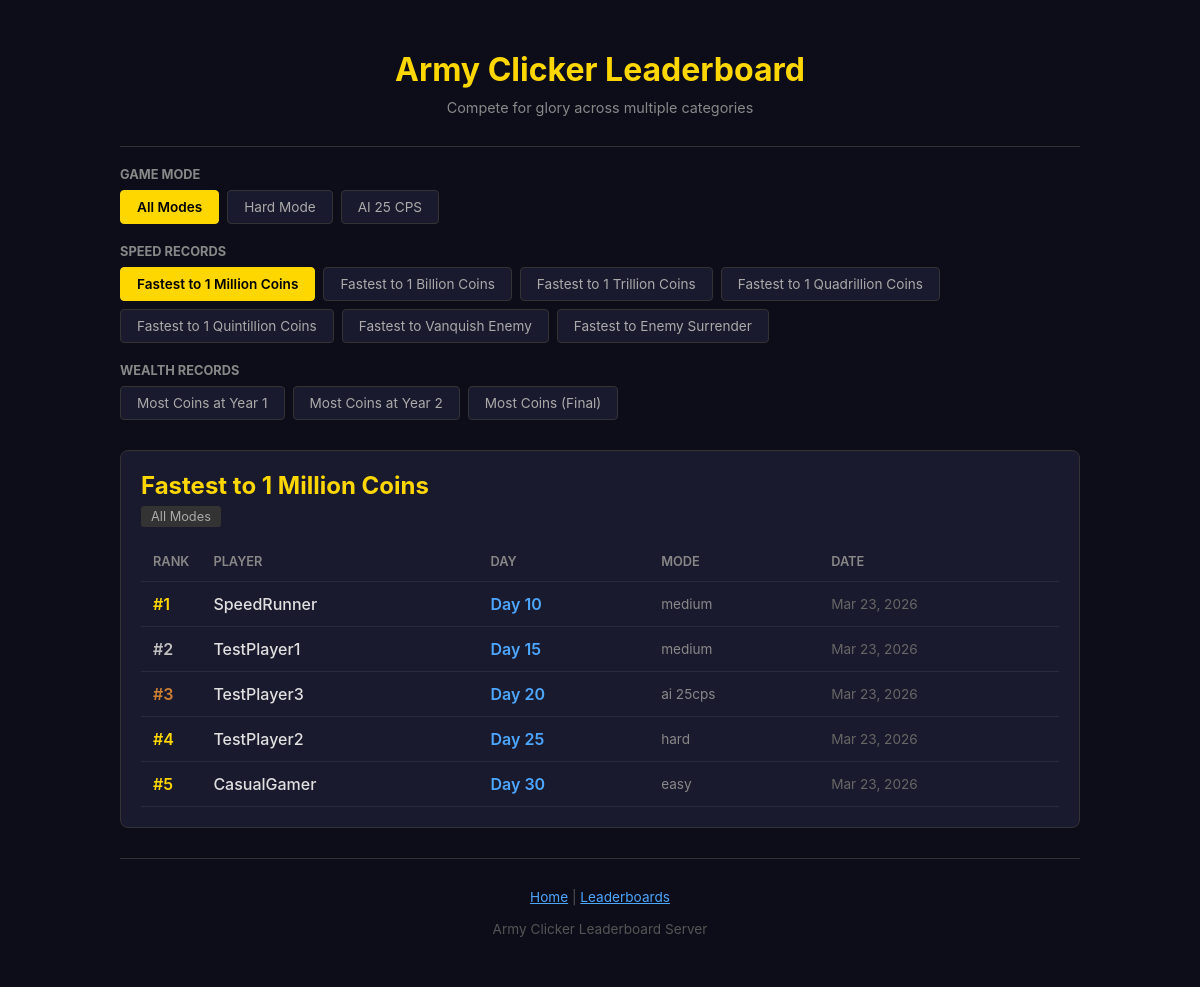
The app's page /leaderboards with its own data.
### tables this page shows
CREATE TABLE game_runs (
    id INT AUTO_INCREMENT PRIMARY KEY,
    player_name VARCHAR(50) NOT NULL,
    submitted_at DATETIME DEFAULT CURRENT_TIMESTAMP,

     
    game_mode ENUM('practice', 'easy', 'medium', 'hard', 'ai_4cps', 'ai_8cps', 'ai_25cps') NOT NULL,
    cheated BOOLEAN DEFAULT FALSE,
    cheat_reason TEXT NULL,

     
    day_million INT UNSIGNED NULL,
    day_billion INT UNSIGNED NULL,
    day_trillion INT UNSIGNED NULL,
    day_quadrillion INT UNSIGNED NULL,
    day_quintillion INT UNSIGNED NULL,
    day_vanquish INT UNSIGNED NULL,
    day_surrender INT UNSIGNED NULL,

     
    coins_year_1 VARCHAR(100) NULL,
    coins_year_2 VARCHAR(100) NULL,
    coins_total VARCHAR(100) NULL,

     
    game_log MEDIUMTEXT NULL,

     
    INDEX idx_game_mode (game_mode),
    INDEX idx_cheated (cheated),
    INDEX idx_day_million (day_million),
    INDEX idx_day_billion (day_billion),
    INDEX idx_day_trillion (day_trillion),
    INDEX idx_day_quadrillion (day_quadrillion),
    INDEX idx_day_quintillion (day_quintillion),
    INDEX idx_day_vanquish (day_vanquish),
    INDEX idx_day_surrender (day_surrender),

     
    INDEX idx_mode_million (game_mode, cheated, day_million),
    INDEX idx_mode_vanquish (game_mode, cheated, day_vanquish)
);

### public/index.php (called while the page is built, shortened)
<?php
require_once __DIR__ . '/../src/routes.php';
$uri = parse_url($_SERVER['REQUEST_URI'], PHP_URL_PATH);
$method = $_SERVER['REQUEST_METHOD'];
$uri = rtrim($uri, '/') ?: '/';
route($method, $uri);

### templates/leaderboard.php (the view, shortened to what this page needs)
<!DOCTYPE html>
<html lang="en">
<head>
</head>
<body>
    <div class="container">
        <header>
            <h1><a href="/leaderboards">Army Clicker Leaderboard</a></h1>
            <div class="subtitle">Compete for glory across multiple categories</div>
        </header>
        <div class="nav-section">
            <h3>Game Mode</h3>
            <div class="nav-tabs">
                <?php foreach ($modes as $m): ?>
                    <a href="?cat=<?= urlencode($category) ?>&mode=<?= urlencode($m['id']) ?>"
                       class="nav-tab <?= $mode === $m['id'] ? 'active' : '' ?>">
                        <?= htmlspecialchars($m['name']) ?>
                    </a>
                <?php endforeach; ?>
            </div>
        </div>
        <div class="nav-section">
            <h3>Speed Records</h3>
            <div class="nav-tabs">
                <?php foreach ($categories['speed'] as $cat): ?>
                    <a href="?cat=<?= urlencode($cat['id']) ?>&mode=<?= urlencode($mode) ?>"
                       class="nav-tab <?= $category === $cat['id'] ? 'active' : '' ?>">
                        <?= htmlspecialchars($cat['name']) ?>
                    </a>
                <?php endforeach; ?>
            </div>
        </div>
        <div class="nav-section">
            <h3>Wealth Records</h3>
            <div class="nav-tabs">
                <?php foreach ($categories['wealth'] as $cat): ?>
                    <a href="?cat=<?= urlencode($cat['id']) ?>&mode=<?= urlencode($mode) ?>"
                       class="nav-tab <?= $category === $cat['id'] ? 'active' : '' ?>">
                        <?= htmlspecialchars($cat['name']) ?>
                    </a>
                <?php endforeach; ?>
            </div>
        </div>
        <div class="current-board">
            <h2><?= htmlspecialchars($categoryName) ?></h2>
            <span class="mode-badge"><?= htmlspecialchars($modeName) ?></span>
            <?php if (empty($entries)): ?>
                <div class="empty-message">
                    No entries yet. Be the first to submit a run!
                </div>
            <?php else: ?>
                <table>
                    <thead>
                        <tr>
                            <th>Rank</th>
                            <th>Player</th>
                            <th><?= $isSpeed ? 'Day' : 'Coins' ?></th>
                            <?php if ($mode === 'all'): ?>
                                <th>Mode</th>
                            <?php endif; ?>
                            <th>Date</th>
                        </tr>
                    </thead>
                    <tbody>
                        <?php foreach ($entries as $i => $entry): ?>
                            <?php
                                $rank = $i + 1;
                                $rankClass = $rank <= 3 ? "rank-$rank" : "";
                                $score = $entry[$category] ?? '-';
                                $modeDisplay = str_replace('_', ' ', $entry['game_mode']);
                                $date = date('M j, Y', strtotime($entry['submitted_at']));
                            ?>
                            <tr>
                                <td class="rank <?= $rankClass ?>">#<?= $rank ?></td>
                                <td class="player-name"><?= htmlspecialchars($entry['player_name']) ?></td>
                                <td class="score"><?= $isSpeed ? "Day $score" : htmlspecialchars($score) ?></td>
                                <?php if ($mode === 'all'): ?>
                                    <td class="mode"><?= htmlspecialchars($modeDisplay) ?></td>
                                <?php endif; ?>
                                <td class="date"><?= $date ?></td>
                            </tr>
                        <?php endforeach; ?>
                    </tbody>
                </table>
            <?php endif; ?>
        </div>
        <footer>
            <a href="/">Home</a> |
            <a href="/leaderboards">Leaderboards</a>
            <br><br>
            Army Clicker Leaderboard Server
        </footer>
    </div>
</body>
</html>

### src/routes.php (shortened to what this page needs)
<?php
function route(string $method, string $uri): void {
    if ($uri === '/leaderboards') {
        renderLeaderboards();
        return;
    }
}
function queryLeaderboard(string $category, string $mode, int $limit = 100): array {
    $speedCategories = [
        'day_million', 'day_billion', 'day_trillion',
        'day_quadrillion', 'day_quintillion',
        'day_vanquish', 'day_surrender'
    ];
    try {
        $db = getDB();
        $where = ["cheated = 0", "$category IS NOT NULL"];
        $params = [];
        $whereClause = implode(' AND ', $where);
        if (in_array($category, $speedCategories)) {
            $orderBy = "$category ASC";
        } else {
            $orderBy = "LENGTH($category) DESC, $category DESC";
        }
        $sql = "
            SELECT id, player_name, game_mode, submitted_at,
                   day_million, day_billion, day_trillion,
                   day_quadrillion, day_quintillion,
                   day_vanquish, day_surrender,
                   coins_year_1, coins_year_2, coins_total
            FROM game_runs
            WHERE $whereClause
            ORDER BY $orderBy
            LIMIT $limit
        ";
        $stmt = $db->prepare($sql);
        $stmt->execute($params);
        return $stmt->fetchAll();
    } catch (PDOException $e) {
        error_log("Leaderboard query error: " . $e->getMessage());
        return [];
    }
}
function getLeaderboardCategories(): array {
    return [
        'speed' => [
            ['id' => 'day_million', 'name' => 'Fastest to 1 Million Coins'],
            ['id' => 'day_billion', 'name' => 'Fastest to 1 Billion Coins'],
            ['id' => 'day_trillion', 'name' => 'Fastest to 1 Trillion Coins'],
            ['id' => 'day_quadrillion', 'name' => 'Fastest to 1 Quadrillion Coins'],
            ['id' => 'day_quintillion', 'name' => 'Fastest to 1 Quintillion Coins'],
            ['id' => 'day_vanquish', 'name' => 'Fastest to Vanquish Enemy'],
            ['id' => 'day_surrender', 'name' => 'Fastest to Enemy Surrender'],
        ],
        'wealth' => [
            ['id' => 'coins_year_1', 'name' => 'Most Coins at Year 1'],
            ['id' => 'coins_year_2', 'name' => 'Most Coins at Year 2'],
            ['id' => 'coins_total', 'name' => 'Most Coins (Final)'],
        ]
    ];
}
function getGameModes(): array {
    return [
        ['id' => 'all', 'name' => 'All Modes'],
        ['id' => 'hard', 'name' => 'Hard Mode'],
        ['id' => 'ai_25cps', 'name' => 'AI 25 CPS'],
    ];
}
function renderLeaderboards(): void {
    $category = $_GET['cat'] ?? 'day_million';
    $mode = $_GET['mode'] ?? 'all';
    $categories = getLeaderboardCategories();
    $modes = getGameModes();
    $entries = queryLeaderboard($category, $mode, 100);
    $categoryName = $category;
    foreach (array_merge($categories['speed'], $categories['wealth']) as $cat) {
        if ($cat['id'] === $category) {
            $categoryName = $cat['name'];
            break;
        }
    }
    $modeName = 'All Modes';
    foreach ($modes as $m) {
        if ($m['id'] === $mode) {
            $modeName = $m['name'];
            break;
        }
    }
    $isSpeed = in_array($category, ['day_million', 'day_billion', 'day_trillion',
        'day_quadrillion', 'day_quintillion', 'day_vanquish', 'day_surrender']);
    include __DIR__ . '/../templates/leaderboard.php';
}

### templates/leaderboard.php (style rules this page uses)
* { margin: 0; padding: 0; box-sizing: border-box; }
body { font-family: 'IBM Plex Mono', -apple-system, BlinkMacSystemFont, monospace; background: #0d0d1a; color: #e0e0e0; min-height: 100vh; }
.container { max-width: 1000px; margin: 0 auto; padding: 20px; }
header { text-align: center; padding: 30px 0; border-bottom: 1px solid #333; margin-bottom: 20px; }
h1 { color: #ffd700; font-size: 2em; margin-bottom: 10px; }
h1 a { color: #ffd700; text-decoration: none; }
.subtitle { color: #888; font-size: 0.9em; }
.nav-section { margin-bottom: 20px; }
.nav-section h3 { color: #888; font-size: 0.8em; margin-bottom: 8px; text-transform: uppercase; }
.nav-tabs { display: flex; flex-wrap: wrap; gap: 8px; }
.nav-tab { padding: 8px 16px; background: #1a1a2e; border: 1px solid #333; border-radius: 4px; color: #aaa; text-decoration: none; font-size: 0.85em; transition: all 0.2s; }
.nav-tab.active { background: #ffd700; color: #000; border-color: #ffd700; font-weight: 600; }
.current-board { margin: 30px 0; padding: 20px; background: #1a1a2e; border-radius: 8px; border: 1px solid #333; }
.current-board h2 { color: #ffd700; margin-bottom: 5px; }
.current-board .mode-badge { display: inline-block; padding: 3px 10px; background: #333; border-radius: 3px; font-size: 0.8em; color: #aaa; margin-bottom: 15px; }
table { width: 100%; border-collapse: collapse; }
th, td { padding: 12px; text-align: left; border-bottom: 1px solid #2a2a3e; }
th { color: #888; font-weight: 600; font-size: 0.8em; text-transform: uppercase; }
.rank { color: #ffd700; font-weight: 600; width: 50px; }
.rank-1 { color: #ffd700; }
.rank-2 { color: #c0c0c0; }
.rank-3 { color: #cd7f32; }
.player-name { font-weight: 500; }
.score { color: #4da6ff; font-weight: 600; }
.mode { color: #888; font-size: 0.85em; }
.date { color: #666; font-size: 0.85em; }
footer { text-align: center; padding: 30px; color: #555; font-size: 0.85em; border-top: 1px solid #333; margin-top: 30px; }
footer a { color: #4da6ff; }

### records on screen
game_runs: rank "1", player_name "SpeedRunner", day_million "10", game_mode "medium", submitted_at "Mar 23, 2026"
game_runs: rank "2", player_name "TestPlayer1", day_million "15", game_mode "medium", submitted_at "Mar 23, 2026"
game_runs: rank "3", player_name "TestPlayer3", day_million "20", game_mode "ai 25cps", submitted_at "Mar 23, 2026"
game_runs: rank "4", player_name "TestPlayer2", day_million "25", game_mode "hard", submitted_at "Mar 23, 2026"
game_runs: rank "5", player_name "CasualGamer", day_million "30", game_mode "easy", submitted_at "Mar 23, 2026"

### other values on screen
$m['name'] "All Modes"
$m['name'] "Hard Mode"
$m['name'] "AI 25 CPS"
$cat['name'] "Fastest to 1 Million Coins"
$cat['name'] "Fastest to 1 Billion Coins"
$cat['name'] "Fastest to 1 Trillion Coins"
$cat['name'] "Fastest to 1 Quadrillion Coins"
$cat['name'] "Fastest to 1 Quintillion Coins"
$cat['name'] "Fastest to Vanquish Enemy"
$cat['name'] "Fastest to Enemy Surrender"
$cat['name'] "Most Coins at Year 1"
$cat['name'] "Most Coins at Year 2"
$cat['name'] "Most Coins (Final)"
$categoryName "Fastest to 1 Million Coins"
$modeName "All Modes"
